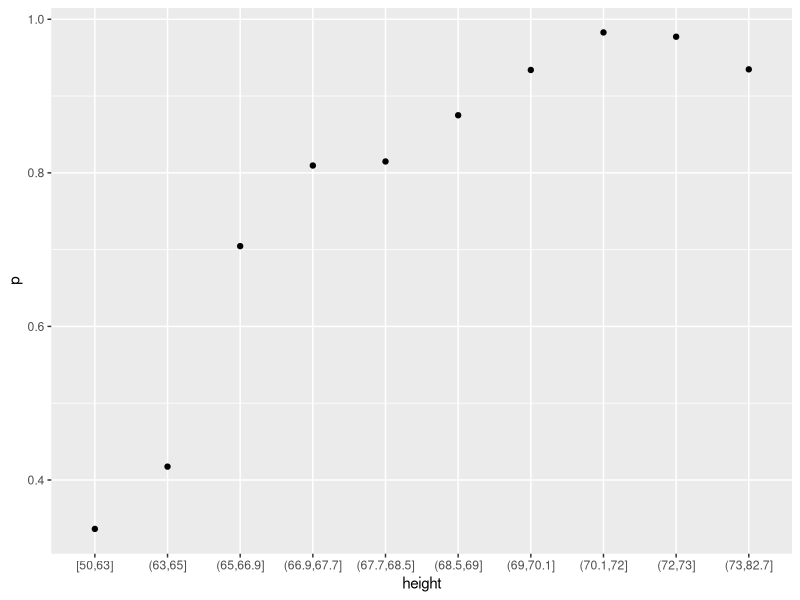
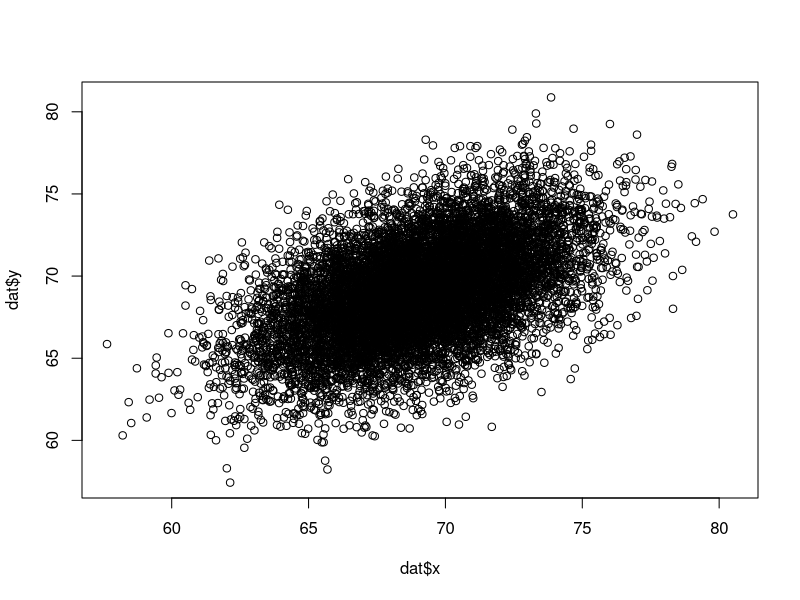
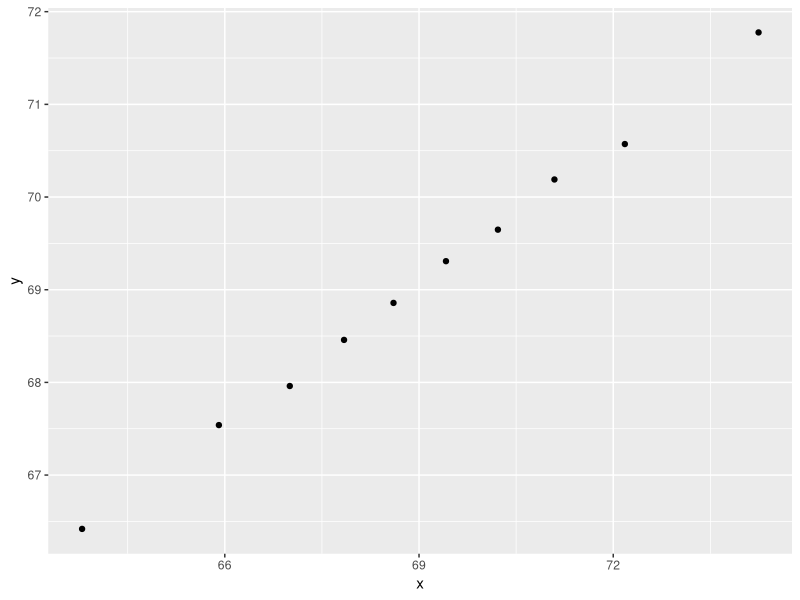

Write the R code that produced these figures, in order.
# A = Having disease
# B = Test is positive = p(B|)
A <- .02
B_g_A <- .85
Bc_g_Ac <- .9
B_g_Ac <- .1
B <- B_g_A * A + B_g_Ac * (1-A)

A_g_B <- B_g_A*A/B

set.seed(1)
disease <- sample(c(0,1), size=1e6, replace=TRUE, prob=c(0.98,0.02))
test <- rep(NA, 1e6)
test[disease==0] <- sample(c(0,1), size=sum(disease==0), replace=TRUE, prob=c(0.90,0.10))
test[disease==1] <- sample(c(0,1), size=sum(disease==1), replace=TRUE, prob=c(0.15, 0.85))

mean(test)

mean(test == 0 & disease == 1) / mean(test == 0)

mean(test & disease) / mean(test) / mean(disease)

library(dslabs)
library(tidyverse)
data("heights")
# Finding   𝑃(𝑥)=Pr(Male|height=𝑥)  for each  𝑥 .
heights %>%
  mutate(height = cut(height, quantile(height, seq(0, 1, 0.1)), include.lowest = TRUE)) %>% 
  group_by(height) %>% 
  summarise(p = (mean(sex == "Male") )) %>% 
qplot(height, p, data =.)

# Create a bivariate distribution
Sigma <- 9*matrix(c(1,0.5,0.5,1), 2, 2)
dat <- MASS::mvrnorm(n = 10000, c(69, 69), Sigma) %>%
  data.frame() %>% setNames(c("x", "y"))
plot(dat$x,dat$y)

ps <- seq(0, 1, 0.1)
dat %>% 
  mutate(g = cut(x, quantile(x, ps), include.lowest = TRUE)) %>%
  group_by(g) %>%
  summarize(y = mean(y), x = mean(x)) %>%
  qplot(x, y, data =.)
